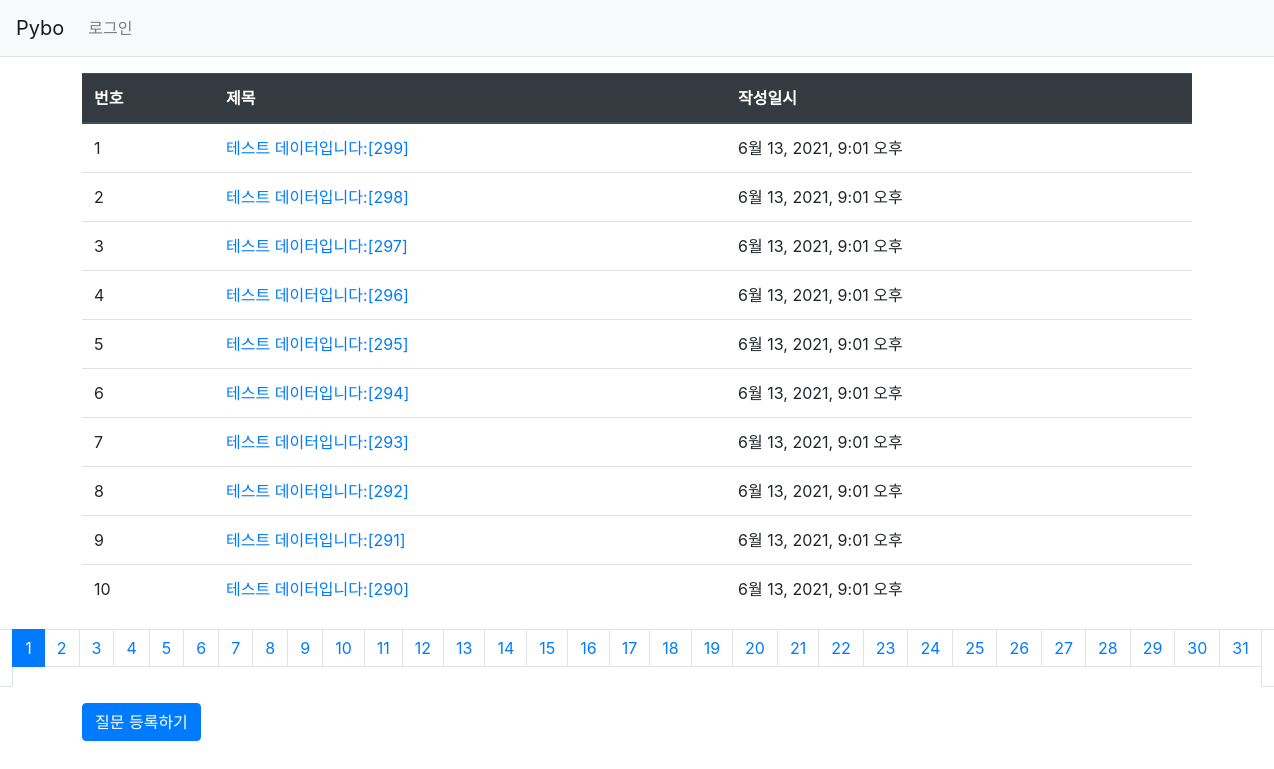
Screenshot of /pybo/ with the database file from the repository.
### pybo/models.py (models this page shows, shortened)
class Question(models.Model):
    subject = models.CharField(max_length=200)
    content = models.TextField()
    create_date = models.DateTimeField()

### pybo/views.py (the view)
# urls.py: path('', views.index, name='index'),
def index(request):
    page = request.GET.get('page', '1') # 페이지
    question_list = Question.objects.order_by('-create_date')
    paginator = Paginator(question_list, 10) # 페이지당 10개씩 보여주기
    page_obj = paginator.get_page(page)
    context = {'question_list': page_obj}
    return render(request, 'pybo/question_list.html', context)

### templates/pybo/question_list.html (shortened to what this page needs)
{% extends 'base.html' %}
{% block content %}
<div class="container my-3">
	<table class="table">
		<thead>
			<tr class="thead-dark">
				<th>번호</th>
				<th>제목</th>
				<th>작성일시</th>
			</tr>
		</thead>
		<tbody>
		{% if question_list %}
		{% for question in question_list %}
		<tr>
			<td>{{ forloop.counter }}</td>
			<td>
				<a href="{% url 'pybo:detail' question.id %}">
					{{ question.subject }}
				</a>
			</td>
			<td>{{ question.create_date }}</td>
		</tr>
		{% endfor %}
		{% else %}
		<tr>
			<td colspan="3">질문이 없습니다.</td>
		</tr>
		{% endif %}
		</tbody>
	</table>
    <ul class="pagination justify-content-center">
        {% if question_list.has_previous %}
        <li class="page-item">
            <a class="pagi-link"
               href="?page={{ question_list.previous_page_number }}">
                이전
            </a>
        </li>
        {% else %}
        <li class="page-item disabled">
            <a class="page-link" tabindex="-1" aria-disabled="true" href="#">
            </a>
        </li>
        {% endif %}
        {% for page_number in question_list.paginator.page_range %}
            {% if page_number == question_list.number %}
            <li class="page-item active" aria-current="page">
                <a class="page-link" href="?page={{ page_number }}">
                    {{ page_number }}
                </a>
            </li>
            {% else %}
            <li class="page-item">
                <a class="page-link" href="?page={{ page_number }}">
                    {{ page_number }}
                </a>
            </li>
            {% endif %}
        {% endfor %}
        {% if question_list.has_next %}
        <li class="page-item">
            <a class="page-link" href="?page={{ question_list.next_page_number }}">다음</a>
        </li>
        {% else %}
            <li class="page-item disabled">
            <a class="page-link" tabindex="-1" aria-disabled="true" href="#">
                다음
            </a>
            </li>
        {% endif %}
    </ul>
	<a href="{% url 'pybo:question_create' %}" class="btn btn-primary">
		질문 등록하기
	</a>
</div>
{% endblock %}

### rows the page displays
Question: subject "테스트 데이터입니다:[299]", create_date "6월 13, 2021, 9:01 오후"
Question: subject "테스트 데이터입니다:[298]", create_date "6월 13, 2021, 9:01 오후"
Question: subject "테스트 데이터입니다:[297]", create_date "6월 13, 2021, 9:01 오후"
Question: subject "테스트 데이터입니다:[296]", create_date "6월 13, 2021, 9:01 오후"
Question: subject "테스트 데이터입니다:[295]", create_date "6월 13, 2021, 9:01 오후"
Question: subject "테스트 데이터입니다:[294]", create_date "6월 13, 2021, 9:01 오후"
Question: subject "테스트 데이터입니다:[293]", create_date "6월 13, 2021, 9:01 오후"
Question: subject "테스트 데이터입니다:[292]", create_date "6월 13, 2021, 9:01 오후"
Question: subject "테스트 데이터입니다:[291]", create_date "6월 13, 2021, 9:01 오후"
Question: subject "테스트 데이터입니다:[290]", create_date "6월 13, 2021, 9:01 오후"

### other values shown
{{ page_number }} "1"
{{ page_number }} "2" "3" "4" "5" "6" "7" "8" "9" "10" "11" "12" "13" "14" "15" "16" "17" "18" "19" "20" "21" "22" "23" "24" "25" "26" "27" "28" "29" "30" "31"
